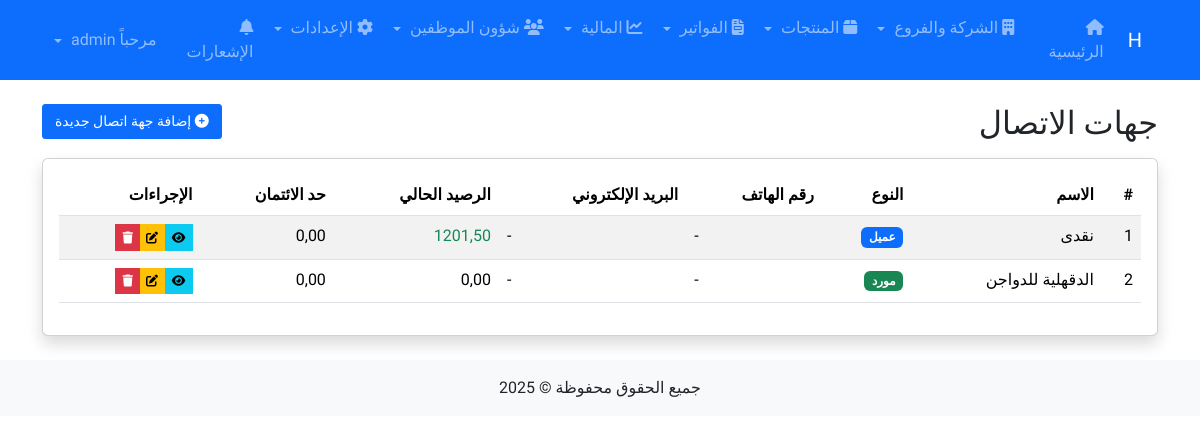
Screenshot of /contacts/ (signed in) with the database file from the repository.
### core/models.py (models this page shows, shortened)
class Contact(models.Model):
    CUSTOMER = 'customer'
    SUPPLIER = 'supplier'
    CONTACT_TYPE_CHOICES = [
        (CUSTOMER, _("عميل")),
        (SUPPLIER, _("مورد")),
    ]
    name = models.CharField(_("الاسم"), max_length=255)
    contact_type = models.CharField(_("نوع جهة الاتصال"), max_length=20, choices=CONTACT_TYPE_CHOICES)
    phone = models.CharField(_("رقم الهاتف"), max_length=20, blank=True, null=True)
    alternative_phone = models.CharField(_("رقم هاتف بديل"), max_length=20, blank=True, null=True)
    address = models.TextField(_("العنوان"), blank=True, null=True)
    email = models.EmailField(_("البريد الإلكتروني"), blank=True, null=True)
    tax_number = models.CharField(_("الرقم الضريبي"), max_length=50, blank=True, null=True)
    initial_balance = models.DecimalField(_("الرصيد الافتتاحي"), max_digits=15, decimal_places=2, default=0)
    current_balance = models.DecimalField(_("الرصيد الحالي"), max_digits=15, decimal_places=2, default=0)
    credit_limit = models.DecimalField(_("حد الائتمان"), max_digits=15, decimal_places=2, default=0)
    notes = models.TextField(_("ملاحظات"), blank=True, null=True)
    class Meta:
        verbose_name = _("جهة اتصال")
        verbose_name_plural = _("جهات الاتصال")

### core/views.py (the view)
# urls.py: path('contacts/', views.contact_list, name='contact_list'),
@login_required
def contact_list(request, contact_type=None):
    if contact_type == 'customers':
        contacts = Contact.objects.filter(contact_type=Contact.CUSTOMER)
        title = 'العملاء'
        add_url = 'customer_add'
    elif contact_type == 'suppliers':
        contacts = Contact.objects.filter(contact_type=Contact.SUPPLIER)
        title = 'الموردين'
        add_url = 'supplier_add'
    else:
        contacts = Contact.objects.all()
        title = 'جهات الاتصال'
        add_url = 'contact_add'
    return render(request, 'core/contact/list.html', {
        'contacts': contacts,
        'title': title,
        'add_url': add_url,
        'contact_type': contact_type
    })

### users/context_processors.py (called while the page is built)
def notifications(request):
    context_data = {
        'unread_notifications_count': 0
    }
    if request.user.is_authenticated:
        context_data['unread_notifications_count'] = get_unread_notifications_count(request.user)
    return context_data

### users/utils.py (called while the page is built)
def get_unread_notifications_count(user):
    return UserNotification.objects.filter(recipient=user, is_read=False).count()

### templates/core/contact/list.html (shortened to what this page needs)
{% extends 'base.html' %}
{% block content %}
<div class="row mb-3">
    <div class="col-md-8">
        <h2 class="mb-0">{{ title }}</h2>
    </div>
    <div class="col-md-4 text-end">
        <a href="{% url add_url %}" class="btn btn-primary">
            <i class="fas fa-plus-circle"></i>
            {% if contact_type == 'customers' %}
                إضافة عميل جديد
            {% elif contact_type == 'suppliers' %}
                إضافة مورد جديد
            {% else %}
                إضافة جهة اتصال جديدة
            {% endif %}
        </a>
    </div>
</div>
<div class="card shadow">
    <div class="card-body">
        {% if contacts %}
            <div class="table-responsive">
                <table class="table table-striped table-hover">
                    <thead>
                        <tr>
                            <th>#</th>
                            <th>الاسم</th>
                            {% if not contact_type %}
                                <th>النوع</th>
                            {% endif %}
                            <th>رقم الهاتف</th>
                            <th>البريد الإلكتروني</th>
                            <th>الرصيد الحالي</th>
                            <th>حد الائتمان</th>
                            <th>الإجراءات</th>
                        </tr>
                    </thead>
                    <tbody>
                        {% for contact in contacts %}
                            <tr>
                                <td>{{ forloop.counter }}</td>
                                <td>{{ contact.name }}</td>
                                {% if not contact_type %}
                                    <td>
                                        <span class="badge {% if contact.contact_type == 'customer' %}bg-primary{% else %}bg-success{% endif %}">
                                            {{ contact.get_contact_type_display }}
                                        </span>
                                    </td>
                                {% endif %}
                                <td dir="ltr">{{ contact.phone|default:"-" }}</td>
                                <td dir="ltr">{{ contact.email|default:"-" }}</td>
                                <td>
                                    <span class="{% if contact.current_balance < 0 %}text-danger{% elif contact.current_balance > 0 %}text-success{% endif %}">
                                        {{ contact.current_balance }}
                                    </span>
                                </td>
                                <td>{{ contact.credit_limit }}</td>
                                <td>
                                    <div class="btn-group">
                                        <a href="{% url 'contact_detail' contact.pk %}" class="btn btn-sm btn-info">
                                            <i class="fas fa-eye"></i>
                                        </a>
                                        <a href="{% url 'contact_edit' contact.pk %}" class="btn btn-sm btn-warning">
                                            <i class="fas fa-edit"></i>
                                        </a>
                                        <a href="{% url 'contact_delete' contact.pk %}" class="btn btn-sm btn-danger">
                                            <i class="fas fa-trash"></i>
                                        </a>
                                    </div>
                                </td>
                            </tr>
                        {% endfor %}
                    </tbody>
                </table>
            </div>
        {% endif %}
    </div>
</div>
{% endblock %}

### templates/base.html (style rules this page uses)
body { font-family: 'Tajawal', sans-serif; }
.card { transition: transform 0.3s; }
.btn { padding: 0.375rem 0.75rem; font-size: 0.875rem; border-radius: 3px; box-shadow: none; transition: all 0.2s; }
.btn-sm { padding: 0.25rem 0.5rem; font-size: 0.75rem; }
.table .btn { padding: 0.2rem 0.4rem; font-size: 0.75rem; }

### rows the page displays
Contact: name "نقدى", contact_type "عميل", phone "-", email "-", current_balance "1201,50", credit_limit "0,00"
Contact: name "الدقهلية للدواجن", contact_type "مورد", phone "-", email "-", current_balance "0,00", credit_limit "0,00"

### other values shown
{{ title }} "جهات الاتصال"
